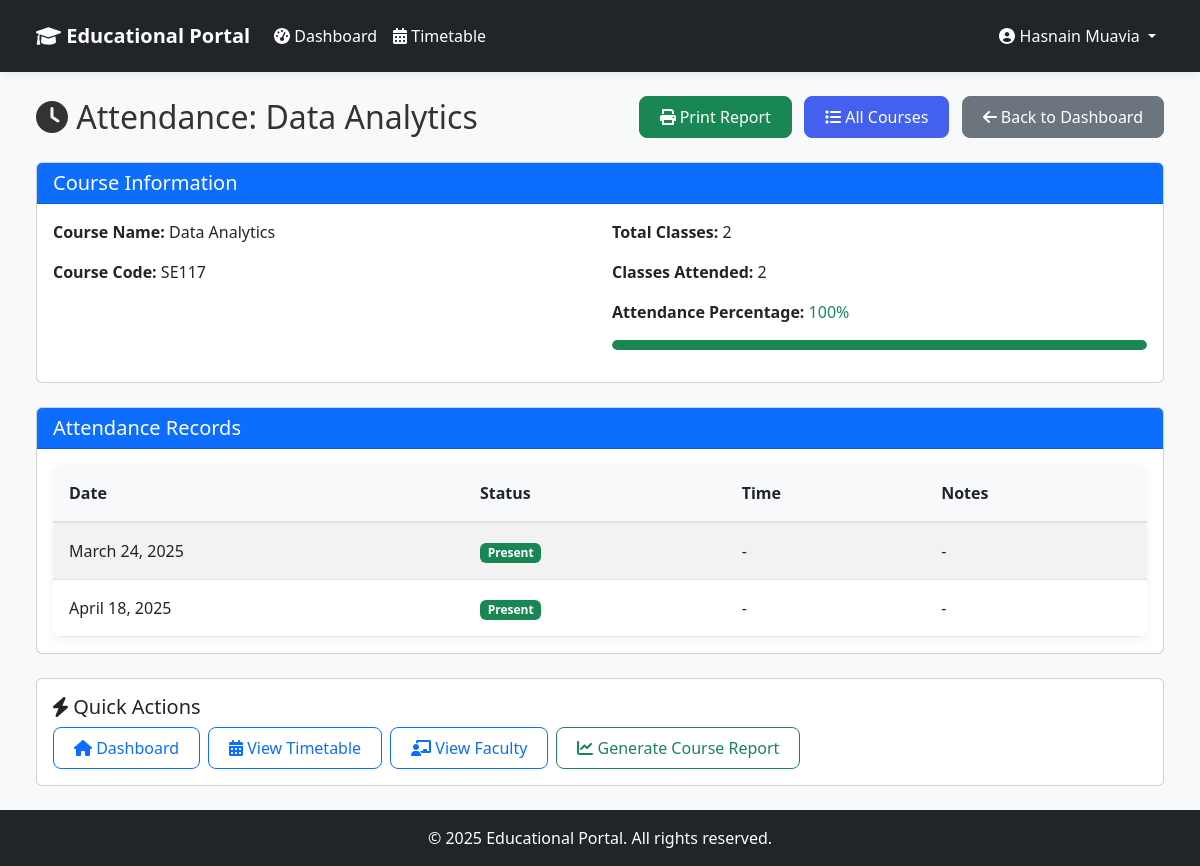
/student-dashboard/attendance/6/ (signed in), run on the app's committed database.
### core/models.py (models this page shows, shortened)
class User(AbstractUser):
    role = models.CharField(
        max_length=10,
        choices=Role.choices,
        default=Role.STUDENT,
    )
    def is_faculty(self):
        return self.role == Role.FACULTY
    def is_student(self):
        return self.role == Role.STUDENT

class Course(models.Model):
    name = models.CharField(max_length=100)
    code = models.CharField(max_length=20, unique=True)
    description = models.TextField(blank=True, null=True)

class Attendance(models.Model):
    student = models.ForeignKey(Student, on_delete=models.CASCADE, related_name='attendances')
    course = models.ForeignKey(Course, on_delete=models.CASCADE, related_name='attendances')
    date = models.DateField()
    is_present = models.BooleanField(default=False)
    marked_by = models.ForeignKey(User, on_delete=models.SET_NULL, null=True, related_name='marked_attendances')
    class Meta:
        unique_together = ('student', 'course', 'date')

### student_dashboard/views.py (the view, shortened to what this page needs)
# urls.py: path('attendance/<int:course_id>/', views.view_attendance, name='admin_view_attendance'),
@login_required
@user_passes_test(is_student)
def view_attendance(request, course_id=None):
    student = get_object_or_404(Student, user=request.user)
    if course_id:
        course = get_object_or_404(Course, id=course_id, students=student)
        attendance = Attendance.objects.filter(student=student, course=course)
        total_classes = attendance.count()
        present_classes = attendance.filter(is_present=True).count()
        course.attendance_percentage = round((present_classes / total_classes * 100) if total_classes > 0 else 0)
        course.present_classes = present_classes
        course.total_classes = total_classes
        context = {
            'course': course,
            'attendance': attendance,
        }
        return render(request, 'student_dashboard/course_attendance.html', context)

### student_dashboard/views.py (called while the page is built)
def is_student(user):
    return user.is_authenticated and user.is_student()

### templates/student_dashboard/course_attendance.html (shortened to what this page needs)
{% extends 'base.html' %}
{% block content %}
<div class="container-fluid">
    <div class="d-flex justify-content-between align-items-center mb-4">
        <h2 class="mb-0">
            <i class="fas fa-clock"></i>
            Attendance: {{ course.name }}
        </h2>
        <div>
            <button onclick="window.print()" class="btn btn-success me-2">
                <i class="fas fa-print"></i> Print Report
            </button>
            <a href="{% url 'student_view_attendance' %}" class="btn btn-primary me-2">
                <i class="fas fa-list"></i> All Courses
            </a>
            <a href="{% url 'student_dashboard' %}" class="btn btn-secondary">
                <i class="fas fa-arrow-left"></i> Back to Dashboard
            </a>
        </div>
    </div>
    <div class="card mb-4">
        <div class="card-header bg-primary text-white">
            <h5 class="card-title mb-0">Course Information</h5>
        </div>
        <div class="card-body">
            <div class="row">
                <div class="col-md-6">
                    <p><strong>Course Name:</strong> {{ course.name }}</p>
                    <p><strong>Course Code:</strong> {{ course.code }}</p>
                </div>
                <div class="col-md-6">
                    <p><strong>Total Classes:</strong> {{ attendance|length }}</p>
                    <p><strong>Classes Attended:</strong> {{ course.present_classes }}</p>
                    {% if attendance|length > 0 %}
                    <p>
                        <strong>Attendance Percentage:</strong>
                        <span class="
                            {% if course.attendance_percentage >= 75 %}
                            text-success
                            {% elif course.attendance_percentage >= 60 %}
                            text-warning
                            {% else %}
                            text-danger
                            {% endif %}
                        ">
                            {{ course.attendance_percentage }}%
                        </span>
                    </p>
                    <div class="progress mb-3" style="height: 10px;">
                        <div class="progress-bar
                            {% if course.attendance_percentage >= 75 %}
                            bg-success
                            {% elif course.attendance_percentage >= 60 %}
                            bg-warning
                            {% else %}
                            bg-danger
                            {% endif %}"
                             role="progressbar"
                             style="width: {{ course.attendance_percentage }}%"
                             aria-valuenow="{{ course.attendance_percentage }}"
                             aria-valuemin="0"
                             aria-valuemax="100">
                        </div>
                    </div>
                    {% endif %}
                </div>
            </div>
        </div>
    </div>
    <div class="card">
        <div class="card-header bg-primary text-white">
            <h5 class="card-title mb-0">Attendance Records</h5>
        </div>
        <div class="card-body">
            <div class="table-responsive">
                <table class="table table-striped table-hover">
                    <thead>
                        <tr>
                            <th>Date</th>
                            <th>Status</th>
                            <th>Time</th>
                            <th>Notes</th>
                        </tr>
                    </thead>
                    <tbody>
                        {% for record in attendance %}
                        <tr>
                            <td>{{ record.date }}</td>
                            <td>
                                {% if record.is_present %}
                                <span class="badge bg-success">Present</span>
                                {% else %}
                                <span class="badge bg-danger">Absent</span>
                                {% endif %}
                            </td>
                            <td>{{ record.time|default:"-" }}</td>
                            <td>{{ record.notes|default:"-" }}</td>
                        </tr>
                        {% empty %}
                        <tr>
                            <td colspan="4" class="text-center">No attendance records found for this course.</td>
                        </tr>
                        {% endfor %}
                    </tbody>
                </table>
            </div>
        </div>
    </div>
    <div class="row mt-4">
        <div class="col-12">
            <div class="card">
                <div class="card-body">
                    <h5 class="card-title"><i class="fas fa-bolt"></i> Quick Actions</h5>
                    <div class="d-flex flex-wrap gap-2">
                        <a href="{% url 'student_dashboard' %}" class="btn btn-outline-primary">
                            <i class="fas fa-home"></i> Dashboard
                        </a>
                        <a href="{% url 'student_timetable' %}" class="btn btn-outline-primary">
                            <i class="fas fa-calendar-alt"></i> View Timetable
                        </a>
                        <a href="{% url 'student_view_faculty' %}" class="btn btn-outline-primary">
                            <i class="fas fa-chalkboard-teacher"></i> View Faculty
                        </a>
                        <a href="{% url 'student_course_report' course.id %}" class="btn btn-outline-success">
                            <i class="fas fa-chart-line"></i> Generate Course Report
                        </a>
                    </div>
                </div>
            </div>
        </div>
    </div>
</div>
{% endblock %}
{% block extra_css %}
<link rel="stylesheet" href="https://cdnjs.cloudflare.com/ajax/libs/font-awesome/6.0.0/css/all.min.css">
{% endblock %}

### templates/base.html (shortened to what this page needs)
<!DOCTYPE html>
<html lang="en">
<head>
    <link href="https://cdn.jsdelivr.net/npm/bootstrap@5.3.0/dist/css/bootstrap.min.css" rel="stylesheet">
    {% load static %}
    <link href="{% static 'css/style.css' %}" rel="stylesheet">
    {% block extra_css %}{% endblock %}
</head>
<body class="d-flex flex-column min-vh-100">
    <nav class="navbar navbar-expand-lg navbar-dark bg-dark">
        <div class="container-fluid">
            <a class="navbar-brand" href="{% url 'home' %}">
                <i class="fas fa-graduation-cap"></i> Educational Portal
            </a>
            {% if user.is_authenticated %}
            <div class="collapse navbar-collapse" id="navbarNav">
                <ul class="navbar-nav me-auto">
                    {% if user.is_superuser %}
                    <li class="nav-item">
                        <a class="nav-link {% if request.resolver_match.url_name == 'admin_dashboard' %}active{% endif %}" href="{% url 'admin_dashboard' %}">
                            <i class="fas fa-tachometer-alt"></i> Dashboard
                        </a>
                    </li>
                    <li class="nav-item">
                        <a class="nav-link {% if request.resolver_match.url_name == 'manage_courses' %}active{% endif %}" href="{% url 'manage_courses' %}">
                            <i class="fas fa-book"></i> Courses
                        </a>
                    </li>
                    <li class="nav-item">
                        <a class="nav-link {% if request.resolver_match.url_name == 'manage_students' %}active{% endif %}" href="{% url 'manage_students' %}">
                            <i class="fas fa-user-graduate"></i> Students
                        </a>
                    </li>
                    <li class="nav-item">
                        <a class="nav-link {% if request.resolver_match.url_name == 'manage_faculty' %}active{% endif %}" href="{% url 'manage_faculty' %}">
                            <i class="fas fa-chalkboard-teacher"></i> Faculty
                        </a>
                    </li>
                    {% elif user.is_faculty %}
                    <li class="nav-item">
                        <a class="nav-link {% if request.resolver_match.url_name == 'faculty_dashboard' %}active{% endif %}" href="{% url 'faculty_dashboard' %}">
                            <i class="fas fa-tachometer-alt"></i> Dashboard
                        </a>
                    </li>
                    {% else %}
                    <li class="nav-item">
                        <a class="nav-link {% if request.resolver_match.url_name == 'student_dashboard' %}active{% endif %}" href="{% url 'student_dashboard' %}">
                            <i class="fas fa-tachometer-alt"></i> Dashboard
                        </a>
                    </li>
                    <li class="nav-item">
                        <a class="nav-link {% if request.resolver_match.url_name == 'student_timetable' %}active{% endif %}" href="{% url 'student_timetable' %}">
                            <i class="fas fa-calendar-alt"></i> Timetable
                        </a>
                    </li>
                    {% endif %}
                </ul>
                <div class="navbar-nav">
                    <li class="nav-item dropdown">
                        <a class="nav-link dropdown-toggle" href="#" id="navbarDropdown" role="button" data-bs-toggle="dropdown">
                            <i class="fas fa-user-circle"></i> {{ user.get_full_name|default:user.username }}
                        </a>
                    </li>
                </div>
            </div>
            {% endif %}
        </div>
    </nav>
    <main class="flex-grow-1 py-4">
        <div class="container-fluid px-4">
            {% block content %}
            {% endblock %}
        </div>
    </main>
    <footer class="footer mt-auto py-3 bg-dark text-white">
        <div class="container text-center">
            <p class="mb-0">&copy; {% now "Y" %} Educational Portal. All rights reserved.</p>
        </div>
    </footer>
</body>
</html>

### static/css/style.css (style rules this page uses)
body { min-height: 100vh; display: flex; flex-direction: column; background-color: #f8f9fa; font-family: 'Poppins', 'Segoe UI', Roboto, 'Helvetica Neue', Arial, sans-serif; color: #333; margin: 0; padding: 0; }
main { flex: 1; display: flex; flex-direction: column; }
:root { --primary-color: #4361ee; --primary-dark: #3a56d4; --secondary-color: #6c757d; --success-color: #198754; --info-color: #0dcaf0; --warning-color: #ffc107; --danger-color: #dc3545; --light-color: #f8f9fa; --dark-color: #212529; --text-color: #333; --text-muted: #6c757d; --border-radius: 10px; --box-shadow: 0 10px 30px rgba(0, 0, 0, 0.1); }
.table-responsive { border-radius: var(--border-radius); box-shadow: 0 4px 12px rgba(0, 0, 0, 0.05); overflow: hidden; }
.table { background-color: #fff; margin-bottom: 0; }
.table thead th { background-color: #f8f9fa; border-bottom: 2px solid #dee2e6; font-weight: 600; color: var(--dark-color); padding: 1rem; }
.table tbody td { padding: 1rem; vertical-align: middle; }
.navbar { box-shadow: 0 2px 10px rgba(0, 0, 0, 0.08); background-color: #212529; padding: 0.75rem 1.5rem; }
.navbar-dark .navbar-nav .nav-link, .navbar-dark .navbar-brand, .navbar-dark .nav-link { color: #fff !important; }
.navbar-brand { font-weight: 700; color: var(--primary-color); }
.nav-link { font-weight: 500; color: var(--dark-color); padding: 0.75rem 1rem; transition: all 0.3s ease; }
.btn { font-weight: 500; padding: 0.5rem 1.25rem; border-radius: 8px; transition: all 0.3s ease; }
.btn-primary { background-color: var(--primary-color); border-color: var(--primary-color); }
.progress { background-color: #e9ecef; border-radius: 1rem; height: 0.75rem; overflow: hidden; }
.progress-bar { border-radius: 1rem; }
.footer { background-color: #343a40; color: #fff; padding: 1.5rem 0; }
.fade-in { animation: fadeIn 0.5s ease-out; }

### data on the page
User: get_full_name "Hasnain Muavia"
Course: name "Data Analytics", code "SE117", present_classes "2", attendance_percentage "100"
Attendance: date "March 24, 2025", is_present "Present", time "-", notes "-"
Attendance: date "April 18, 2025", is_present "Present", time "-", notes "-"

### other printed values
{{ attendance|length }} "2"
